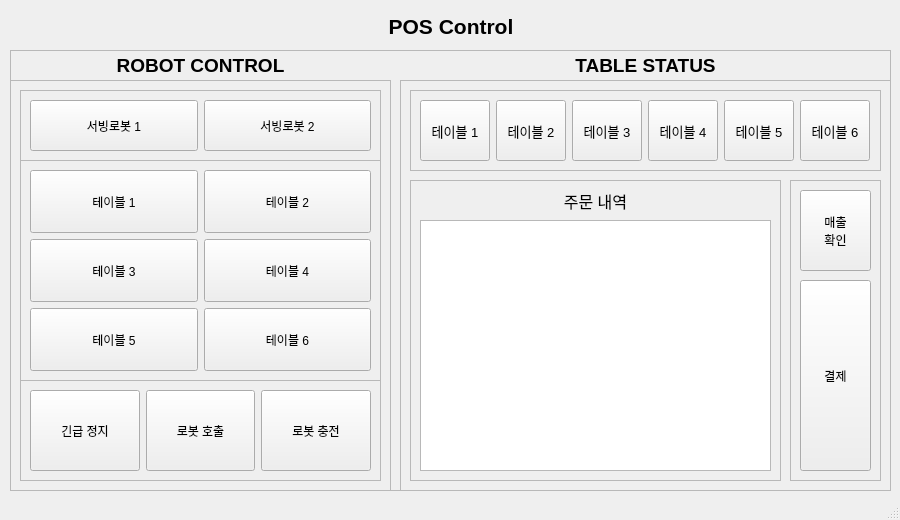
<?xml version="1.0" encoding="UTF-8"?>
<ui version="4.0">
 <class>MainWindow</class>
 <widget class="QMainWindow" name="MainWindow">
  <property name="geometry">
   <rect>
    <x>0</x>
    <y>0</y>
    <width>900</width>
    <height>520</height>
   </rect>
  </property>
  <property name="sizePolicy">
   <sizepolicy hsizetype="MinimumExpanding" vsizetype="MinimumExpanding">
    <horstretch>0</horstretch>
    <verstretch>0</verstretch>
   </sizepolicy>
  </property>
  <property name="minimumSize">
   <size>
    <width>900</width>
    <height>520</height>
   </size>
  </property>
  <property name="windowTitle">
   <string>POS Control</string>
  </property>
  <widget class="QWidget" name="centralwidget">
   <widget class="QLabel" name="PosLabel">
    <property name="geometry">
     <rect>
      <x>10</x>
      <y>10</y>
      <width>882</width>
      <height>32</height>
     </rect>
    </property>
    <property name="font">
     <font>
      <pointsize>16</pointsize>
      <weight>75</weight>
      <bold>true</bold>
     </font>
    </property>
    <property name="text">
     <string>POS Control</string>
    </property>
    <property name="alignment">
     <set>Qt::AlignCenter</set>
    </property>
   </widget>
   <widget class="QWidget" name="MainWidget" native="true">
    <property name="geometry">
     <rect>
      <x>10</x>
      <y>50</y>
      <width>881</width>
      <height>441</height>
     </rect>
    </property>
    <property name="sizePolicy">
     <sizepolicy hsizetype="Expanding" vsizetype="Expanding">
      <horstretch>0</horstretch>
      <verstretch>0</verstretch>
     </sizepolicy>
    </property>
    <widget class="QFrame" name="Frame_Main">
     <property name="geometry">
      <rect>
       <x>0</x>
       <y>0</y>
       <width>881</width>
       <height>441</height>
      </rect>
     </property>
     <property name="sizePolicy">
      <sizepolicy hsizetype="Expanding" vsizetype="Expanding">
       <horstretch>0</horstretch>
       <verstretch>0</verstretch>
      </sizepolicy>
     </property>
     <property name="frameShape">
      <enum>QFrame::StyledPanel</enum>
     </property>
     <property name="frameShadow">
      <enum>QFrame::Raised</enum>
     </property>
     <widget class="QLabel" name="Label_RobotCtrl">
      <property name="geometry">
       <rect>
        <x>0</x>
        <y>0</y>
        <width>381</width>
        <height>31</height>
       </rect>
      </property>
      <property name="font">
       <font>
        <pointsize>14</pointsize>
        <weight>75</weight>
        <bold>true</bold>
       </font>
      </property>
      <property name="text">
       <string>ROBOT CONTROL</string>
      </property>
      <property name="alignment">
       <set>Qt::AlignCenter</set>
      </property>
     </widget>
     <widget class="QLabel" name="Label_TableStatus">
      <property name="geometry">
       <rect>
        <x>390</x>
        <y>0</y>
        <width>491</width>
        <height>31</height>
       </rect>
      </property>
      <property name="font">
       <font>
        <pointsize>14</pointsize>
        <weight>75</weight>
        <bold>true</bold>
       </font>
      </property>
      <property name="text">
       <string>TABLE STATUS</string>
      </property>
      <property name="alignment">
       <set>Qt::AlignCenter</set>
      </property>
     </widget>
     <widget class="QFrame" name="Frame_Table">
      <property name="geometry">
       <rect>
        <x>390</x>
        <y>30</y>
        <width>491</width>
        <height>411</height>
       </rect>
      </property>
      <property name="frameShape">
       <enum>QFrame::StyledPanel</enum>
      </property>
      <property name="frameShadow">
       <enum>QFrame::Raised</enum>
      </property>
      <widget class="QFrame" name="Frame_TableSelect">
       <property name="geometry">
        <rect>
         <x>10</x>
         <y>10</y>
         <width>471</width>
         <height>81</height>
        </rect>
       </property>
       <property name="frameShape">
        <enum>QFrame::StyledPanel</enum>
       </property>
       <property name="frameShadow">
        <enum>QFrame::Raised</enum>
       </property>
       <widget class="QWidget" name="horizontalLayoutWidget_3">
        <property name="geometry">
         <rect>
          <x>10</x>
          <y>10</y>
          <width>452</width>
          <height>61</height>
         </rect>
        </property>
        <layout class="QHBoxLayout" name="Layout_TableSelect">
         <property name="sizeConstraint">
          <enum>QLayout::SetNoConstraint</enum>
         </property>
         <item>
          <widget class="QPushButton" name="btnStatusTable1">
           <property name="sizePolicy">
            <sizepolicy hsizetype="MinimumExpanding" vsizetype="MinimumExpanding">
             <horstretch>0</horstretch>
             <verstretch>0</verstretch>
            </sizepolicy>
           </property>
           <property name="minimumSize">
            <size>
             <width>0</width>
             <height>0</height>
            </size>
           </property>
           <property name="maximumSize">
            <size>
             <width>70</width>
             <height>16777215</height>
            </size>
           </property>
           <property name="font">
            <font>
             <pointsize>10</pointsize>
            </font>
           </property>
           <property name="text">
            <string>테이블 1</string>
           </property>
          </widget>
         </item>
         <item>
          <widget class="QPushButton" name="btnStatusTable2">
           <property name="sizePolicy">
            <sizepolicy hsizetype="MinimumExpanding" vsizetype="MinimumExpanding">
             <horstretch>0</horstretch>
             <verstretch>0</verstretch>
            </sizepolicy>
           </property>
           <property name="maximumSize">
            <size>
             <width>70</width>
             <height>16777215</height>
            </size>
           </property>
           <property name="font">
            <font>
             <pointsize>10</pointsize>
            </font>
           </property>
           <property name="text">
            <string>테이블 2</string>
           </property>
          </widget>
         </item>
         <item>
          <widget class="QPushButton" name="btnStatusTable3">
           <property name="sizePolicy">
            <sizepolicy hsizetype="MinimumExpanding" vsizetype="MinimumExpanding">
             <horstretch>0</horstretch>
             <verstretch>0</verstretch>
            </sizepolicy>
           </property>
           <property name="maximumSize">
            <size>
             <width>70</width>
             <height>16777215</height>
            </size>
           </property>
           <property name="font">
            <font>
             <pointsize>10</pointsize>
            </font>
           </property>
           <property name="text">
            <string>테이블 3</string>
           </property>
          </widget>
         </item>
         <item>
          <widget class="QPushButton" name="btnStatusTable4">
           <property name="sizePolicy">
            <sizepolicy hsizetype="MinimumExpanding" vsizetype="MinimumExpanding">
             <horstretch>0</horstretch>
             <verstretch>0</verstretch>
            </sizepolicy>
           </property>
           <property name="maximumSize">
            <size>
             <width>70</width>
             <height>16777215</height>
            </size>
           </property>
           <property name="font">
            <font>
             <pointsize>10</pointsize>
            </font>
           </property>
           <property name="text">
            <string>테이블 4</string>
           </property>
          </widget>
         </item>
         <item>
          <widget class="QPushButton" name="btnStatusTable5">
           <property name="sizePolicy">
            <sizepolicy hsizetype="MinimumExpanding" vsizetype="MinimumExpanding">
             <horstretch>0</horstretch>
             <verstretch>0</verstretch>
            </sizepolicy>
           </property>
           <property name="maximumSize">
            <size>
             <width>70</width>
             <height>16777215</height>
            </size>
           </property>
           <property name="font">
            <font>
             <pointsize>10</pointsize>
            </font>
           </property>
           <property name="text">
            <string>테이블 5</string>
           </property>
          </widget>
         </item>
         <item>
          <widget class="QPushButton" name="btnStatusTable6">
           <property name="sizePolicy">
            <sizepolicy hsizetype="MinimumExpanding" vsizetype="MinimumExpanding">
             <horstretch>0</horstretch>
             <verstretch>0</verstretch>
            </sizepolicy>
           </property>
           <property name="maximumSize">
            <size>
             <width>70</width>
             <height>16777215</height>
            </size>
           </property>
           <property name="font">
            <font>
             <pointsize>10</pointsize>
            </font>
           </property>
           <property name="text">
            <string>테이블 6</string>
           </property>
          </widget>
         </item>
        </layout>
       </widget>
      </widget>
      <widget class="QFrame" name="Frame_OrderList">
       <property name="geometry">
        <rect>
         <x>10</x>
         <y>100</y>
         <width>371</width>
         <height>301</height>
        </rect>
       </property>
       <property name="frameShape">
        <enum>QFrame::StyledPanel</enum>
       </property>
       <property name="frameShadow">
        <enum>QFrame::Raised</enum>
       </property>
       <widget class="QTextBrowser" name="txtOrderLog">
        <property name="geometry">
         <rect>
          <x>10</x>
          <y>40</y>
          <width>351</width>
          <height>251</height>
         </rect>
        </property>
       </widget>
       <widget class="QLabel" name="Label_OrderList">
        <property name="geometry">
         <rect>
          <x>10</x>
          <y>10</y>
          <width>351</width>
          <height>21</height>
         </rect>
        </property>
        <property name="font">
         <font>
          <pointsize>12</pointsize>
          <weight>50</weight>
          <bold>false</bold>
         </font>
        </property>
        <property name="text">
         <string>주문 내역</string>
        </property>
        <property name="alignment">
         <set>Qt::AlignCenter</set>
        </property>
       </widget>
      </widget>
      <widget class="QFrame" name="Frame_Purchase">
       <property name="geometry">
        <rect>
         <x>390</x>
         <y>100</y>
         <width>91</width>
         <height>301</height>
        </rect>
       </property>
       <property name="frameShape">
        <enum>QFrame::StyledPanel</enum>
       </property>
       <property name="frameShadow">
        <enum>QFrame::Raised</enum>
       </property>
       <widget class="QPushButton" name="btnSales">
        <property name="geometry">
         <rect>
          <x>10</x>
          <y>10</y>
          <width>71</width>
          <height>81</height>
         </rect>
        </property>
        <property name="sizePolicy">
         <sizepolicy hsizetype="MinimumExpanding" vsizetype="MinimumExpanding">
          <horstretch>0</horstretch>
          <verstretch>0</verstretch>
         </sizepolicy>
        </property>
        <property name="text">
         <string>매출
확인</string>
        </property>
       </widget>
       <widget class="QPushButton" name="btnPayment">
        <property name="geometry">
         <rect>
          <x>10</x>
          <y>100</y>
          <width>71</width>
          <height>191</height>
         </rect>
        </property>
        <property name="sizePolicy">
         <sizepolicy hsizetype="MinimumExpanding" vsizetype="MinimumExpanding">
          <horstretch>0</horstretch>
          <verstretch>0</verstretch>
         </sizepolicy>
        </property>
        <property name="text">
         <string>결제</string>
        </property>
       </widget>
      </widget>
     </widget>
     <widget class="QFrame" name="Frame_RobotBtn">
      <property name="geometry">
       <rect>
        <x>0</x>
        <y>30</y>
        <width>381</width>
        <height>411</height>
       </rect>
      </property>
      <property name="frameShape">
       <enum>QFrame::StyledPanel</enum>
      </property>
      <property name="frameShadow">
       <enum>QFrame::Raised</enum>
      </property>
      <widget class="QFrame" name="Frame_RobotSelect">
       <property name="geometry">
        <rect>
         <x>10</x>
         <y>10</y>
         <width>361</width>
         <height>71</height>
        </rect>
       </property>
       <property name="frameShape">
        <enum>QFrame::StyledPanel</enum>
       </property>
       <property name="frameShadow">
        <enum>QFrame::Raised</enum>
       </property>
       <widget class="QWidget" name="horizontalLayoutWidget">
        <property name="geometry">
         <rect>
          <x>10</x>
          <y>10</y>
          <width>341</width>
          <height>51</height>
         </rect>
        </property>
        <layout class="QHBoxLayout" name="Layout_RobotSelect">
         <item>
          <widget class="QPushButton" name="btnRobot1">
           <property name="sizePolicy">
            <sizepolicy hsizetype="MinimumExpanding" vsizetype="MinimumExpanding">
             <horstretch>0</horstretch>
             <verstretch>0</verstretch>
            </sizepolicy>
           </property>
           <property name="text">
            <string>서빙로봇 1</string>
           </property>
          </widget>
         </item>
         <item>
          <widget class="QPushButton" name="btnRobot2">
           <property name="sizePolicy">
            <sizepolicy hsizetype="MinimumExpanding" vsizetype="MinimumExpanding">
             <horstretch>0</horstretch>
             <verstretch>0</verstretch>
            </sizepolicy>
           </property>
           <property name="text">
            <string>서빙로봇 2</string>
           </property>
          </widget>
         </item>
        </layout>
       </widget>
      </widget>
      <widget class="QFrame" name="Frame_RobotGoal">
       <property name="geometry">
        <rect>
         <x>10</x>
         <y>80</y>
         <width>361</width>
         <height>221</height>
        </rect>
       </property>
       <property name="frameShape">
        <enum>QFrame::StyledPanel</enum>
       </property>
       <property name="frameShadow">
        <enum>QFrame::Raised</enum>
       </property>
       <widget class="QWidget" name="gridLayoutWidget">
        <property name="geometry">
         <rect>
          <x>10</x>
          <y>10</y>
          <width>341</width>
          <height>201</height>
         </rect>
        </property>
        <layout class="QGridLayout" name="Layout_RobotGoal">
         <item row="0" column="1">
          <widget class="QPushButton" name="btnCtrlTable2">
           <property name="sizePolicy">
            <sizepolicy hsizetype="MinimumExpanding" vsizetype="MinimumExpanding">
             <horstretch>0</horstretch>
             <verstretch>0</verstretch>
            </sizepolicy>
           </property>
           <property name="text">
            <string>테이블 2</string>
           </property>
          </widget>
         </item>
         <item row="1" column="1">
          <widget class="QPushButton" name="btnCtrlTable4">
           <property name="sizePolicy">
            <sizepolicy hsizetype="MinimumExpanding" vsizetype="MinimumExpanding">
             <horstretch>0</horstretch>
             <verstretch>0</verstretch>
            </sizepolicy>
           </property>
           <property name="text">
            <string>테이블 4</string>
           </property>
          </widget>
         </item>
         <item row="0" column="0">
          <widget class="QPushButton" name="btnCtrlTable1">
           <property name="sizePolicy">
            <sizepolicy hsizetype="MinimumExpanding" vsizetype="MinimumExpanding">
             <horstretch>0</horstretch>
             <verstretch>0</verstretch>
            </sizepolicy>
           </property>
           <property name="text">
            <string>테이블 1</string>
           </property>
          </widget>
         </item>
         <item row="1" column="0">
          <widget class="QPushButton" name="btnCtrlTable3">
           <property name="sizePolicy">
            <sizepolicy hsizetype="MinimumExpanding" vsizetype="MinimumExpanding">
             <horstretch>0</horstretch>
             <verstretch>0</verstretch>
            </sizepolicy>
           </property>
           <property name="text">
            <string>테이블 3</string>
           </property>
          </widget>
         </item>
         <item row="2" column="0">
          <widget class="QPushButton" name="btnCtrlTable5">
           <property name="sizePolicy">
            <sizepolicy hsizetype="MinimumExpanding" vsizetype="MinimumExpanding">
             <horstretch>0</horstretch>
             <verstretch>0</verstretch>
            </sizepolicy>
           </property>
           <property name="text">
            <string>테이블 5</string>
           </property>
          </widget>
         </item>
         <item row="2" column="1">
          <widget class="QPushButton" name="btnCtrlTable6">
           <property name="sizePolicy">
            <sizepolicy hsizetype="MinimumExpanding" vsizetype="MinimumExpanding">
             <horstretch>0</horstretch>
             <verstretch>0</verstretch>
            </sizepolicy>
           </property>
           <property name="text">
            <string>테이블 6</string>
           </property>
          </widget>
         </item>
        </layout>
       </widget>
      </widget>
      <widget class="QFrame" name="Frame_RobotCall">
       <property name="geometry">
        <rect>
         <x>10</x>
         <y>300</y>
         <width>361</width>
         <height>101</height>
        </rect>
       </property>
       <property name="frameShape">
        <enum>QFrame::StyledPanel</enum>
       </property>
       <property name="frameShadow">
        <enum>QFrame::Raised</enum>
       </property>
       <widget class="QWidget" name="horizontalLayoutWidget_2">
        <property name="geometry">
         <rect>
          <x>10</x>
          <y>10</y>
          <width>341</width>
          <height>81</height>
         </rect>
        </property>
        <layout class="QHBoxLayout" name="Layout_RobotCall">
         <item>
          <widget class="QPushButton" name="btnEStop">
           <property name="sizePolicy">
            <sizepolicy hsizetype="MinimumExpanding" vsizetype="MinimumExpanding">
             <horstretch>0</horstretch>
             <verstretch>0</verstretch>
            </sizepolicy>
           </property>
           <property name="text">
            <string>긴급 정지</string>
           </property>
          </widget>
         </item>
         <item>
          <widget class="QPushButton" name="btnCallRobot">
           <property name="sizePolicy">
            <sizepolicy hsizetype="MinimumExpanding" vsizetype="MinimumExpanding">
             <horstretch>0</horstretch>
             <verstretch>0</verstretch>
            </sizepolicy>
           </property>
           <property name="text">
            <string>로봇 호출</string>
           </property>
          </widget>
         </item>
         <item>
          <widget class="QPushButton" name="btnGoCharge">
           <property name="sizePolicy">
            <sizepolicy hsizetype="MinimumExpanding" vsizetype="MinimumExpanding">
             <horstretch>0</horstretch>
             <verstretch>0</verstretch>
            </sizepolicy>
           </property>
           <property name="text">
            <string>로봇 충전</string>
           </property>
          </widget>
         </item>
        </layout>
       </widget>
      </widget>
     </widget>
    </widget>
   </widget>
  </widget>
  <widget class="QStatusBar" name="statusbar"/>
 </widget>
 <resources/>
 <connections/>
</ui>
